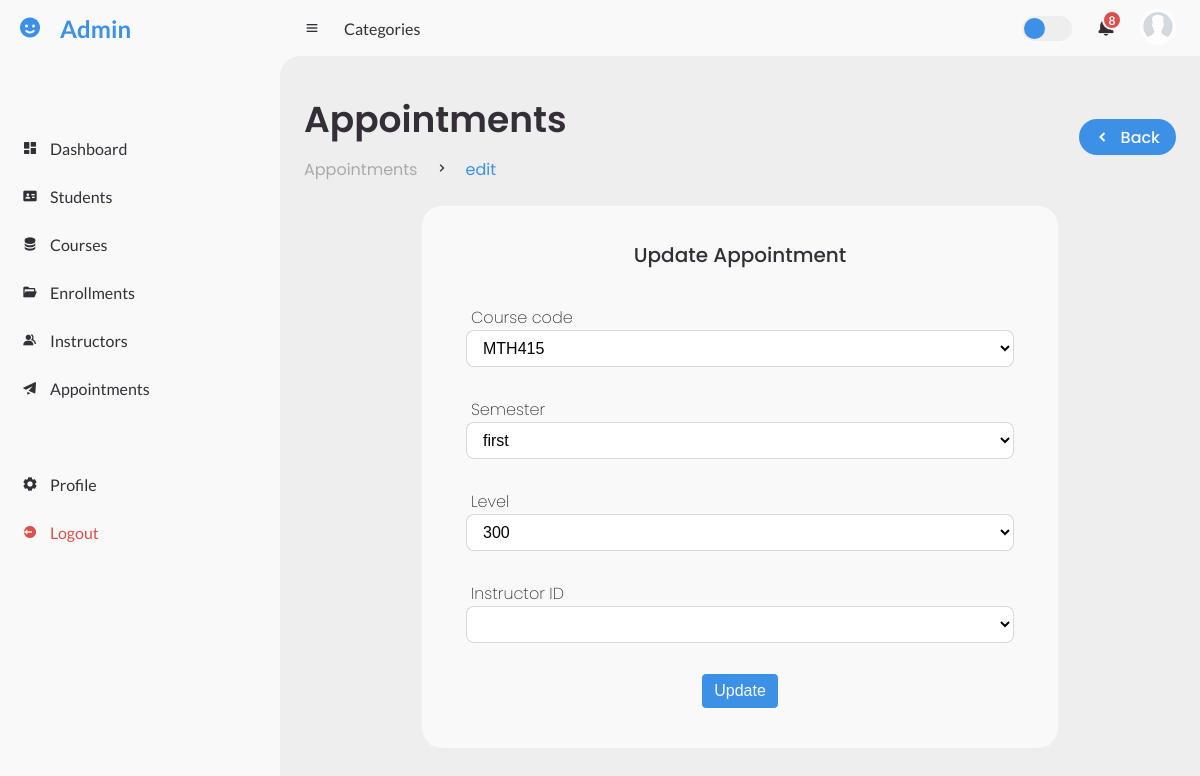
The page /view/appointments/edit.php?id=2 (signed in) on the database its author committed.
### tables this page shows
CREATE TABLE `appointments` (
  `id` int(11) NOT NULL,
  `course_id` int(11) NOT NULL,
  `semester` varchar(6) NOT NULL,
  `level` varchar(3) NOT NULL,
  `instructor_id` int(11) NOT NULL
);

CREATE TABLE `courses` (
  `id` int(11) NOT NULL,
  `code` varchar(6) NOT NULL,
  `name` varchar(100) NOT NULL,
  `credit_hours` int(11) NOT NULL
);

### app/database.php (called while the page is built, shortened)
<?php
class Database {
	private $host;
	private $db_name;
	private $username;
	private $password;
	public $conn;
	public function __construct()
	{
		try {
			$this->conn = new PDO("mysql:host=$this->host;dbname=$this->db_name", $this->username, $this->password);
			$this->conn->setAttribute(PDO::ATTR_ERRMODE, PDO::ERRMODE_EXCEPTION);
		} catch (PDOException $e) {
			echo "Connection Error: " . $e->getMessage();
		}
	}
	private function set_variables(): void
	{
		$this->host = $_ENV['DB_HOST'];
		$this->db_name = $_ENV['DB_NAME'];
		$this->username = $_ENV['DB_USER'];
		$this->password = $_ENV['DB_PASSWORD'];
	}
	public function all(string $table): array
	{
		try {
			$sql = "SELECT * FROM $table";
			$stmt = $this->conn->prepare($sql);
			$stmt->execute();
			return $stmt->fetchAll(PDO::FETCH_ASSOC);
		} catch (PDOException $e) {
			echo "Error: " . $e->getMessage();
			return [];
		}
	}
	public function find(string $table, int $id): array
	{
		try {
			$sql = "SELECT * FROM $table WHERE id = :id";
			$stmt = $this->conn->prepare($sql);
			$stmt->bindValue(':id', $id);
			$stmt->execute();
			$result = $stmt->fetch(PDO::FETCH_ASSOC);
			return $result;
		} catch (PDOException $e) {
			echo 'Error: ' . $e->getMessage();
			return [];
		}
	}
}

### view/appointments/edit.php (the view, shortened to what this page needs)
<?php
include_once('../partials/header.php');
include_once('../partials/sidebar.php');
$id = htmlspecialchars($_GET['id']);
$db = new Database();
$appointment = $db->find('appointments', (int) $id);
$courses = $db->all('courses');
$instructors = $db->all('instructors');
?>
<section id="content">
    <?php include_once('../partials/navbar.php') ?>
    <main>
        <div class="head-title">
            <div class="left">
                <h1>Appointments</h1>
                <ul class="breadcrumb">
                    <li>
                        <a href="#">Appointments</a>
                    </li>
                    <li><i class='bx bx-chevron-right'></i></li>
                    <li>
                        <a class="active" href="#">edit</a>
                    </li>
                </ul>
            </div>
            <a href="index.php" class="btn-download">
                <i class='bx bxs-chevron-left'></i>
                <span class="text">Back</span>
            </a>
        </div>
        <div class="table-data">
            <div class="form-data">
                <div class="form-head">Update Appointment</div>
                <form action="<?= $root . 'app/edit.php?table=appointments&id=' . $id ?>" method="post">
                    <div class="input-field">
                        <label for="courseId">Course code</label>
                        <select name="course_id" class="form-control" required="">
                            <?php foreach($courses as $course): ?>
                                <option <?php if ($appointment['course_id'] == $course['id']) echo "selected" ?> value="<?= $course['id'] ?>"><?= $course['code'] ?></option>
                            <?php endforeach ?>
                        </select>
                    </div>
                    <div class="input-field">
                        <label for="semester">Semester</label>
                        <select name="semester" class="form-control" required="">
                            <option <?php if ($appointment['semester'] == 'first') echo 'selected' ?> value="first">first</option>
                        </select>
                    </div>
                    <div class="input-field">
                        <label for="name">Level</label>
                        <select name="level" class="form-control" required="">
                            <option <?php if ($appointment['level'] == '300') echo 'selected' ?> value="300">300</option>
                        </select>
                    </div>
                    <div class="input-field">
                        <label for="instructorID">Instructor ID</label>
                        <select name="instructor_id" class="form-control" required="">
                            <option value=""></option>
                            <?php foreach($instructors as $instructor): ?>
                                <option <?php if ($appointment['instructor_id'] == $instructor['id']) echo 'selected' ?> value="<?= $instructor['id'] ?>"><?= $instructor['id'] ?></option>
                            <?php endforeach ?>
                        </select>
                    </div>
                    <div class="form-submit">
                        <button class="submit-button" role="submit">Update</button>
                    </div>
                </form>
            </div>
        </div>
    </main>
</section>
<?php include_once('../partials/footer.php') ?>

### assets/css/style.css (style rules this page uses)
* { margin: 0; padding: 0; box-sizing: border-box; }
a { text-decoration: none; }
li { list-style: none; }
:root { --poppins: 'Poppins', sans-serif; --lato: 'Lato', sans-serif; --light: #F9F9F9; --blue: #3C91E6; --light-blue: #CFE8FF; --grey: #eee; --dark-grey: #AAAAAA; --dark: #342E37; --red: #DB504A; --yellow: #FFCE26; --light-yellow: #FFF2C6; --orange: #FD7238; --light-orange: #FFE0D3; }
html { overflow-x: hidden; }
body { background: var(--grey); overflow-x: hidden; }
#content { position: relative; width: calc(100% - 280px); left: 280px; transition: .3s ease; }
#content main { width: 100%; padding: 36px 24px; font-family: var(--poppins); max-height: calc(100vh - 56px); overflow-y: auto; }
#content main .head-title { display: flex; align-items: center; justify-content: space-between; grid-gap: 16px; flex-wrap: wrap; }
#content main .head-title .left h1 { font-size: 36px; font-weight: 600; margin-bottom: 10px; color: var(--dark); }
#content main .head-title .left .breadcrumb { display: flex; align-items: center; grid-gap: 16px; }
#content main .head-title .left .breadcrumb li { color: var(--dark); }
#content main .head-title .left .breadcrumb li a { color: var(--dark-grey); pointer-events: none; }
#content main .head-title .left .breadcrumb li a.active { color: var(--blue); pointer-events: unset; }
#content main .head-title .btn-download { height: 36px; padding: 0 16px; border-radius: 36px; background: var(--blue); color: var(--light); display: flex; justify-content: center; align-items: center; grid-gap: 10px; font-weight: 500; }
#content main .table-data { display: flex; flex-wrap: wrap; grid-gap: 24px; margin-top: 24px; width: 100%; color: var(--dark); }
#content main .table-data > div { border-radius: 20px; background: var(--light); padding: 24px; overflow-x: auto; }
#content main .table-data .form-data { flex-grow: .5; flex-basis: 400px; margin: auto; }
#content main .table-data .form-data .form-head { font-size: 20px; font-weight: 500; text-align: center; margin: 10px auto; }
#content main .table-data .form-data form { margin: 35px 20px 15px; }
#content main .table-data .form-data .input-field { margin-top: 30px; border-radius: 3px; }
#content main .table-data .form-data .input-field label { margin-left: 5px; font-size: 16px; font-weight: 200; }
input.form-control, select.form-control { display: block; width: 100%; padding: 8px 12px; font-size: 16px; line-height: 18px; color: #000; background-color: #fff; border-radius: 8px; border: 1px solid rgba(0, 0, 0, .15); }
.form-submit { text-align: center; margin-top: 30px; }
.submit-button { background-color: var(--blue); color: var(--light); padding: 8px 12px; border: 1px solid var(--light); border-radius: 5px; font-size: 16px; }

### rows shown on the page
appointments: course_id "MTH415", semester "first", level "300"
